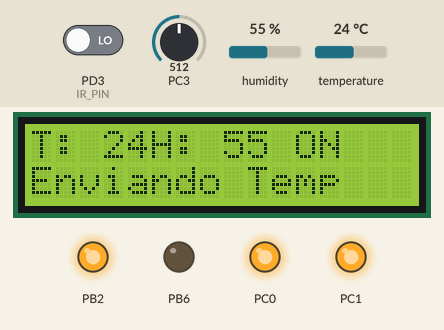
A program run on a simulated ATmega328P, built with avr-gcc and emulated at 16 MHz. Parts: 16×2 character LCD, output pins drawn as LEDs (lit = HIGH). Wiring (inferred from the names in the program): DHT11 sensor: data PD2; PCF8574 port expander at I2C address 0x27. Wiring (inferred from the signals the program sends): character LCD (HD44780): RS Q0; E Q2; backlight Q3; data Q4, Q5, Q6, Q7. Inputs (shaded band) come from the test bench; at power-on: PD3 (IR_PIN) LOW, humidity 55 %, temperature 24 °C, PC3 = 512.

Above: at 6.1 s.
6.2 s: PD3 (IR_PIN) driven HIGH
At 9.7 s:
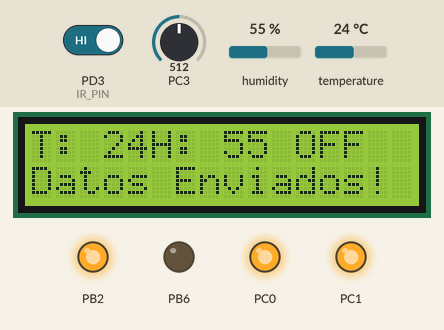
9.8 s: humidity set to 22 %
At 11.67 s:
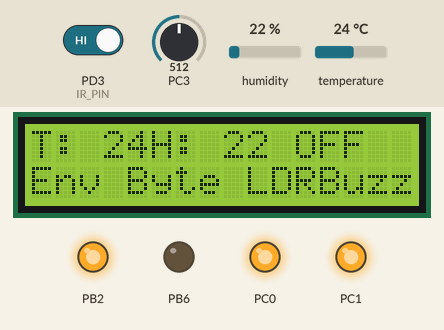
13.4 s: temperature set to 12 °C
At 17.3 s:
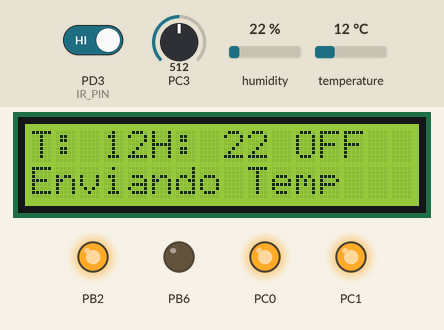
17.6 s: PD3 (IR_PIN) driven LOW
At 20.66 s:
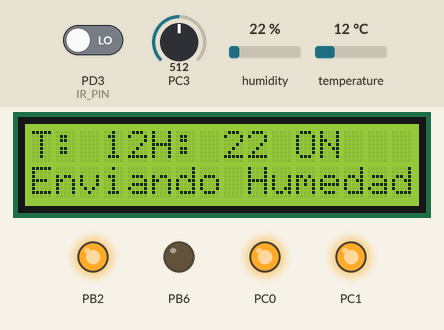
21.2 s: humidity set to 40 %
At 23.9 s:
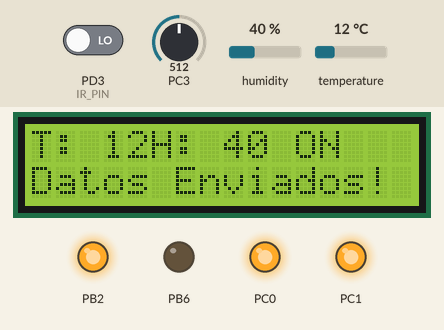
24.8 s: temperature set to 19 °C
At 28.0 s:
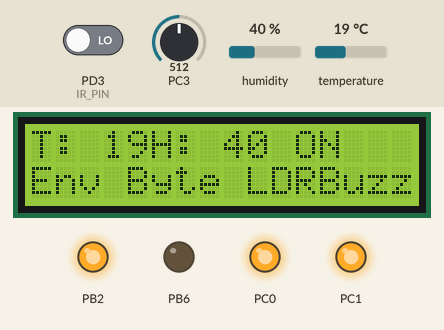
Timing chart, 0 to 30.3 s (numbered marks = the images above; inputs shaded):
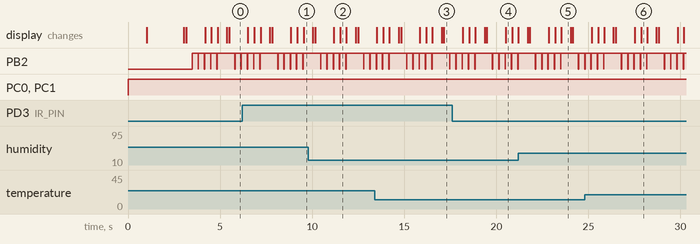

The program:

main.c
```c
#define F_CPU 16000000UL
#include <avr/io.h>
#include <util/delay.h>
#include <avr/interrupt.h>
#include <util/twi.h>
#define PCF8574	0x27 // 0x3F para en otra lcd con i2c
#include "twi_lcd.h"
#define DHT_PIN PD2
#define IR_PIN PD3
#include <stdio.h>
#define LuzMinima 600
#define BitLuz 0
#define BitIR 1


#define SS 2		 // Pin conectado a SS habilitador de Esclavo 1
#define SS2 6
#define MOSI 3  	 // Pin conectado a MOSI Master output Slave input
#define MISO 4 		 // Pin conectado a MISO Master input Slave output
#define SCLK 5  	 // Pin conectado a SCLK Serial Clock


uint8_t dato1 = 0x00;
uint8_t dato2 = 0x00;

void SPI_MasterInit();
void SPI_MasterTransmit(char data, char slave);
uint8_t SPI_MasterReceive();

void SetupADC(void){
	ADMUX |= (1 << REFS0); // Seleccionado Vcc
	ADMUX &= ~(1 << ADLAR); // Lectura derecha a 10 bits
	ADCSRA |= (1<< ADPS2) | (1 << ADPS1); //Prescaler 64

	ADCSRA |= (1 << ADEN); //Habilita ADC
}

uint16_t LeerADC(uint8_t canal){
	ADMUX = (ADMUX & 0xF0) | (canal & 0x0F);
	//Inicia la conversion en el canal "canal"
	ADCSRA |= (1 << ADSC);
	//Espera a que termine la conversion
	while (ADCSRA & (1 << ADSC));
	//Retorna el resultado
	return ADC;


}

void DHT_start(){
	DDRD |= (1 << DHT_PIN);
	PORTD &= ~(1 << DHT_PIN);
	_delay_ms(18);
	PORTD |= (1<<DHT_PIN);
	_delay_us(40);
}
uint8_t DHT_Respuesta(){
	DDRD &= ~(1 << DHT_PIN);
	_delay_us(40);
	if (!(PIND & (1 << DHT_PIN))){
		_delay_us(80);
		if ((PIND & (1 << DHT_PIN))){
			_delay_us(80);

			return 1;


		}


	}

	return 0;
}


void DHT_read(uint8_t* ListaResultado) {
	for (int j = 0; j < 5; j++) {
		uint8_t result = 0;
		for (int i = 0; i < 8; i++) {
			while (!(PIND & (1 << DHT_PIN)));
			_delay_us(30);
			if (PIND & (1 << DHT_PIN)) {
				result |= (1 << (7 - i));
			}
			while (PIND & (1 << DHT_PIN));
		}
		ListaResultado[j] = result;
	}
}

void Procesar_DatosDHT(){
	uint8_t ListaDHT[5];
	char buffer[5][8];

	DHT_start();
	DHT_Respuesta();
	DHT_read(ListaDHT);

	for (int i = 0; i<4; i++){
		if (i <= 2){
			twi_lcd_cmd(0xC0);
			twi_lcd_msg("Enviando Temp   ");
			_delay_ms(300);
		}
		else if (i >2){
			twi_lcd_cmd(0xC0);
			twi_lcd_msg("Enviando Humedad");
			_delay_ms(300);
		}
		SPI_MasterTransmit(ListaDHT[i], SS);
		_delay_ms(10);
		sprintf(buffer[i], "%u", ListaDHT[i]);
		twi_lcd_cmd(0xC0);
		twi_lcd_msg("Enviado!     ");

	}

	twi_lcd_cmd(0x80);
	twi_lcd_msg("T: ");
	twi_lcd_msg(buffer[2]);
	twi_lcd_msg("H: ");
	twi_lcd_msg(buffer[0]);


}

void EnviarByteSPI (uint8_t Byte){
	twi_lcd_cmd(0xC0);
	twi_lcd_msg("Env Byte LDRBuzz ");

	_delay_ms(300);
	SPI_MasterTransmit(Byte, SS);
	_delay_ms(10);
	twi_lcd_cmd(0xC0);
	twi_lcd_msg("Datos Enviados!  ");


}

uint8_t Procesar_DatosLDRIR(uint8_t DatoEnviarSPI){
		uint16_t ValorADC = LeerADC(3);

		twi_lcd_cmd(0x8B);

		char buffer[6];       // Buffer para almacenar la cadena (máximo 3 dígitos + nulo)
		// Convertir el valor a cadena
		sprintf(buffer, "%u", ValorADC);
		//twi_lcd_cmd(0xC0);

		if (ValorADC > LuzMinima){
			DatoEnviarSPI |= (1<<BitLuz);

		}
		else
		{
			DatoEnviarSPI &= ~(1<<BitLuz);
		}
		if (PIND & (1<< IR_PIN)){
			twi_lcd_msg("OFF");

			_delay_ms(100);
			DatoEnviarSPI &= ~(1<<BitIR); //Detectapresencia con un cero lógico
		}
		else
		{
			twi_lcd_msg("ON ");

			_delay_ms(100);
			DatoEnviarSPI |= (1<<BitIR);

		}
		return DatoEnviarSPI;

}


int main() {

	twi_init(); //Cosas del LCD

	twi_lcd_init();

	twi_lcd_cmd(0x80);
	twi_lcd_clear();

	_delay_ms(2000);
	SetupADC();


	SPI_MasterInit();		      // Inicializa la comunicación SPI como maestro
	_delay_ms(10);

	char DatoEnviarSPI = 0x00;

	//char Datos_DHT[8][5];


	while (1) {
		//Comandos: 0x80 Primera linea
		// 0xC0 Segunda linea
		DatoEnviarSPI = Procesar_DatosLDRIR(DatoEnviarSPI);
		Procesar_DatosDHT();
		EnviarByteSPI(DatoEnviarSPI);
		_delay_ms(500);


	}

	return 0;
}

void SPI_MasterInit() {
	// Configura el ATMega328P como maestro en el bus SPI
	DDRB |= (1 << MOSI) | (1 << MISO) | (1 << SCLK) | (1 << SS) | (1 << SS2);  // Configura pines de salida
	SPCR = (1 << SPIE) | (1 << SPE) | (1 << MSTR) | (1 << SPR0); // Habilita interrupcion, Habilita SPI, modo maestro, velocidad de reloj f/16
}

void SPI_MasterTransmit(char data, char slave) {

	PORTB &= ~(1 << slave);        // Inicia la transmisión de datos
	_delay_ms(10);
	SPDR = data;
	while (!(SPSR & (1 << SPIF))); // Espera a que se complete la transmisión
	_delay_ms(10);
	PORTB |= (1 << slave);
}

uint8_t SPI_MasterReceive(){

	while(!(SPSR & (1 << SPIF)));   //Esperando a que la recepción se complete

	return SPDR;                    //Devuelve información recibida
}
```

twi.c
```c
/*

		TWI MAIN FILE
		twi.c
*/

#include "twi.h"
#include <avr/io.h>

void twi_init()
{
	DDRC = 0x03;								//--- PORTC Last two bit as Output
	PORTC = 0x03;

	TWCR &= ~(1<<TWEN);							//--- Diable TWI
	TWBR = BITRATE(TWSR = 0x00);				//--- Bit rate with prescaler 4
	TWCR = (1<<TWEN);							//--- Enable TWI
	_delay_us(10);								//--- Delay
}

/* Function to Send Start Condition */

void twi_start()
{
	TWCR= (1<<TWINT)|(1<<TWSTA)|(1<<TWEN);		//--- Start Condition as per Datasheet
	while(!(TWCR & (1<<TWINT)));				//--- Wait till start condition is transmitted to Slave
	while(TW_STATUS != TW_START);				//--- Check for the acknowledgment 0x08 = TW_START
}

/* Function to Send Slave Address for Write operation */

void twi_write_cmd(unsigned char address)
{
	TWDR=address;								//--- SLA Address and write instruction
	TWCR=(1<<TWINT)|(1<<TWEN);					//--- Clear TWI interrupt flag,Enable TWI
	while (!(TWCR & (1<<TWINT)));				//--- Wait till complete TWDR byte transmitted to Slave
	while(TW_STATUS != TW_MT_SLA_ACK);			//--- Check for the acknowledgment
}

/* Function to Send Data to Slave Device  */

void twi_write_dwr(unsigned char data)
{
	TWDR=data;									//--- Put data in TWDR
	TWCR=(1<<TWINT)|(1<<TWEN);					//--- Clear TWI interrupt flag,Enable TWI
	while (!(TWCR & (1<<TWINT)));				//--- Wait till complete TWDR byte transmitted to Slave
	while(TW_STATUS != TW_MT_DATA_ACK);			//--- Check for the acknowledgment
}

/* Function to Send Stop Condition */

void twi_stop()
{
	TWCR = (1<<TWINT)|(1<<TWEN)|(1<<TWSTO);		//--- Stop Condition as per Datasheet
}

/* Function to Send Repeated Start Condition */

void twi_repeated_start()
{
	TWCR= (1<<TWINT)|(1<<TWSTA)|(1<<TWEN);		//--- Repeated Start Condition as per Datasheet
	while(!(TWCR & (1<<TWINT)));				//--- Wait till restart condition is transmitted to Slave
	while(TW_STATUS != TW_REP_START);			//--- Check for the acknowledgment
}


/* Function to Send Read Acknowledgment */

char twi_read_ack()
{
	TWCR=(1<<TWEN)|(1<<TWINT)|(1<<TWEA);		//--- Acknowledgment Condition as per Datasheet
	while (!(TWCR & (1<<TWINT)));				//--- Wait until Acknowledgment Condition is transmitted to Slave
	while(TW_STATUS != TW_MR_DATA_ACK);			//--- Check for Acknowledgment
	return TWDR;								//--- Return received data from Slave
}

/* Function to Send Read No Acknowledgment */

char twi_read_nack()
{
	TWCR=(1<<TWEN)|(1<<TWINT);					//--- No Acknowledgment Condition as per Datasheet
	while (!(TWCR & (1<<TWINT)));				//--- Wait until No Acknowledgment Condition is transmitted to Slave
	while(TW_STATUS != TW_MR_DATA_NACK);		//--- Check for Acknowledgment
	return TWDR;								//--- Return received data
}
```

twi.h
```c
/*
		TWI Enable in Master Mode
		"TWI.h"
*/


#ifndef TWI_H_					/* Define library H file if not defined */
#define TWI_H_

#define F_CPU 16000000UL						//--- F_CPU Defined 16MHz
#include <avr/io.h>								//--- AVR IO lib File
#include <util/delay.h>							//--- Delay Lib file
#include <util/twi.h>							//--- TWI Status File
#include <math.h>								//--- Math Func
#define SCL_CLK 400000L							//--- SCL for TWI
#define BITRATE(TWSR)	((F_CPU/SCL_CLK)-16)/(2*pow(4,(TWSR&((1<<TWPS0)|(1<<TWPS1)))))		//--- Bitrate formula

void twi_init();
void twi_repeated_start();
void twi_write_cmd(unsigned char address);
void twi_write_dwr(unsigned char val);
void twi_stop();
char twi_read_ack();
char twi_read_nack();

#endif											/* I2C_MASTER_H_FILE_H_ */
```

twi_lcd.h
```c
/* TWI Interface with LCD using PCF8574 IC */

/*
	PCF8574 has 8-Bit Port for I/O operation
	P0 = RS;		//--- Register Select
	P1 = RW;		//--- Read / Write Operation Select
	P2 = EN;		//--- Latch to Data Register Enable Pin
	P3 = Backlight;	//--- LCD Backlight Control
	P4 = D4;		//--- LCD pin D4
	P5 = D5;		//--- LCD pin D5
	P6 = D6;		//--- LCD pin D6
	P7 = D7;		//--- LCD pin D7
*/

#include <avr/io.h>
#define F_CPU	16000000UL
#include <util/delay.h>
#include "twi.h"
#include "twi.c"

#define	WRITE			0
#define READ			1

unsigned char lcd = 0x00;						//--- Declaring a variable as lcd for data operation

/* Function to Write data in PCF8574 */
void PCF8574_write(unsigned char x)
{
		twi_start();							//--- Start Condition
		twi_write_cmd((PCF8574 << 1)| WRITE);	//--- SLA+W is Send 0x40
		twi_write_dwr(x);						//--- Data to Slave Device
		twi_stop();								//--- Stop Condition
}

/* Function to Write 4-bit data to LCD */
void twi_lcd_4bit_send(unsigned char x)
{
	unsigned char temp = 0x00;					//--- temp variable for data operation
	lcd &= 0x0F;								//--- Masking last four bit to prevent the RS, RW, EN, Backlight
	temp = (x & 0xF0);							//--- Masking higher 4-Bit of Data and send it LCD
	lcd |= temp;								//--- 4-Bit Data and LCD control Pin
	lcd |= (0x04);								//--- Latching Data to LCD EN = 1
	PCF8574_write(lcd);							//--- Send Data From PCF8574 to LCD PORT
	_delay_us(1);								//--- 1us Delay
	lcd &= ~(0x04);								//--- Latching Complete
	PCF8574_write(lcd);							//--- Send Data From PCF8574 to LCD PORT
	_delay_us(5);								//--- 5us Delay to Complete Latching
	temp = ((x & 0x0F)<<4);						//--- Masking Lower 4-Bit of Data and send it LCD
	lcd &= 0x0F;								//--- Masking last four bit to prevent the RS, RW, EN, Backlight
	lcd |= temp;								//--- 4-Bit Data and LCD control Pin
	lcd |= (0x04);								//--- Latching Data to LCD EN = 1
	PCF8574_write(lcd);							//--- Send Data From PCF8574 to LCD PORT
	_delay_us(1);								//--- 1us Delay
	lcd &= ~(0x04);								//--- Latching Complete
	PCF8574_write(lcd);							//--- Send Data From PCF8574 to LCD PORT
	_delay_us(5);								//--- 5us Delay to Complete Latching

}

/* Function to Write to LCD Command Register */
void twi_lcd_cmd(const unsigned char x)
{
	lcd = 0x08;									//--- Enable Backlight Pin
	lcd &= ~(0x01);								//--- Select Command Register By RS = 0
	PCF8574_write(lcd);							//--- Send Data From PCF8574 to LCD PORT
	twi_lcd_4bit_send(x);						//--- Function to Write 4-bit data to LCD
	_delay_ms(1);
}

/* Function to Write to LCD Command Register */
void twi_lcd_dwr(unsigned char x)
{
	lcd |= 0x09;								//--- Enable Backlight Pin & Select Data Register By RS = 1
	PCF8574_write(lcd);							//--- Send Data From PCF8574 to LCD PORT
	twi_lcd_4bit_send(x);						//--- Function to Write 4-bit data to LCD
}

/* Function to Send String of Data */
void twi_lcd_msg(const char *c)
{
	while (*c != '\0')							//--- Check Pointer for Null
	twi_lcd_dwr(*c++);							//--- Send the String of Data
}

/* Function to Execute Clear LCD Command */
void twi_lcd_clear()
{
	twi_lcd_cmd(0x01);
}

/* Function to Initialize LCD in 4-Bit Mode, Cursor Setting and Row Selection */
void twi_lcd_init()
{
	lcd = 0x04;						//--- EN = 1 for 25us initialize Sequence
	PCF8574_write(lcd);
	_delay_us(25);
	twi_lcd_cmd(0x03);				//--- Initialize Sequence
	twi_lcd_cmd(0x03);				//--- Initialize Sequence
	twi_lcd_cmd(0x03);				//--- Initialize Sequence
	twi_lcd_cmd(0x02);				//--- Return to Home
	twi_lcd_cmd(0x28);				//--- 4-Bit Mode 2 - Row Select
	twi_lcd_cmd(0x0F);				//--- Cursor on, Blinking on
	twi_lcd_cmd(0x01);				//--- Clear LCD
	twi_lcd_cmd(0x06);				//--- Auto increment Cursor
	twi_lcd_cmd(0x80);				//--- Row 1 Column 1 Address
	twi_lcd_msg("Initializing...");	//--- String Send to LCD
	_delay_ms(1000);				//--- 1s Delay
	twi_lcd_clear();				//--- Clear LCD
	twi_lcd_cmd(0x80);				//--- Row 1 Column 1 Address
}
```

Measured:
- after the input at 6.2 s, the display: first differs from a run without the input after 1.5 s (image 1 shows a later state)
- after the input at 17.6 s, the display: first differs from a run without the input after 1.8 s (image 4 shows a later state)
- what the display in image 5 shows lasts 0.5 s, from 23.5 s to 24.0 s
